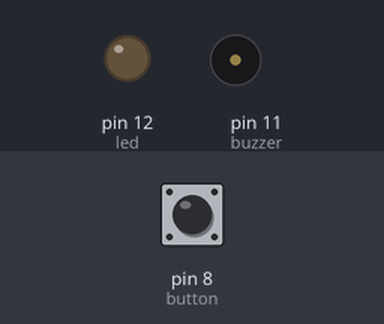
Simulated run of this sketch. Board: Arduino Uno, built with avr-gcc and run on an emulated ATmega328P. On the bench: output pins drawn as LEDs (lit = HIGH), buzzer (waves = sounding, pin HIGH). The inputs (shaded band) are chosen by the test bench; at power-on: pin 8 (button) LOW.

Above: at 1.2 s.
1.3 s: pin 8 (button) pulled HIGH for 1 s
At 2.6 s:
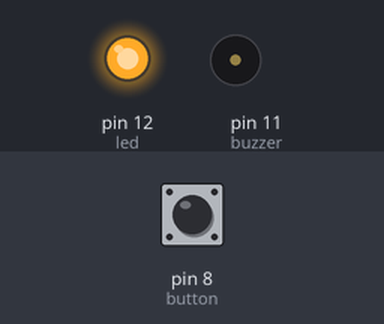
3.8 s: pin 8 (button) pulled HIGH for 0.15 s
At 5.0 s:
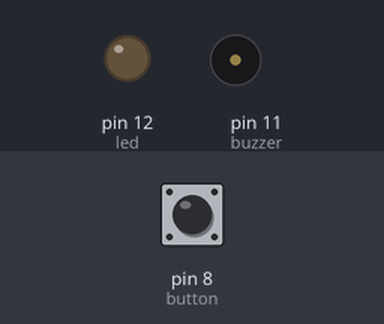
5.4 s: pin 8 (button) pulled HIGH for 3.2 s
At 9.0 s:
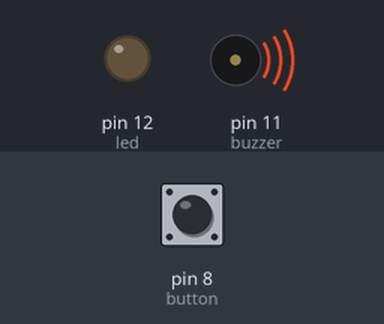
Timing chart, 0 to 10.5 s (numbered marks = the images above; inputs shaded):
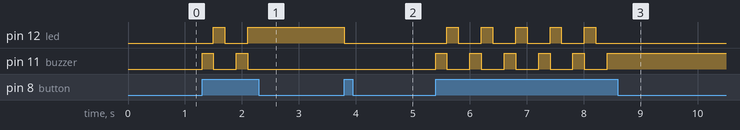

The sketch:

MultiStateAlarm.ino
```cpp
// Wiring code generated from an ArduinoML model
// Application name: MultiStateAlarm

void setup(){
  pinMode(8, INPUT);  // button [Sensor]
  pinMode(11, OUTPUT); // buzzer [Actuator]
  pinMode(12, OUTPUT); // led [Actuator]
}

long time = 0; long debounce = 200;

void state_buzzerOn() {
  digitalWrite(11,HIGH);
  boolean guard = millis() - time > debounce;
  if( digitalRead(8) == HIGH && guard ) {
    time = millis();
    state_ledOn();
  }
  else {
    state_buzzerOn();
  }
}

void state_ledOn() {
  digitalWrite(11,LOW);
  digitalWrite(12,HIGH);
  boolean guard = millis() - time > debounce;
  if( digitalRead(8) == HIGH && guard ) {
    time = millis();
    state_none();
  }
  else {
    state_ledOn();
  }
}

void state_none() {
  digitalWrite(11,LOW);
  digitalWrite(12,LOW);
  boolean guard = millis() - time > debounce;
  if( digitalRead(8) == HIGH && guard ) {
    time = millis();
    state_buzzerOn();
  }
  else {
    state_none();
  }
}

void loop() {
  state_none();
}
```

Measured:
- after the input at 1.3 s, pin 12 (led): LOW → HIGH after 0.20 s, → LOW 0.20 s later, → HIGH 0.40 s later; pin 11 (buzzer): alternates HIGH for 0.20 s and LOW for 0.40 s, 4 changes in all, then stays LOW, starting at once
- after the input at 3.8 s, pin 12 (led): HIGH → LOW at once
- after the input at 5.4 s, pin 12 (led): alternates HIGH for 0.20 s and LOW for 0.40 s, 10 changes in all, then stays LOW, starting after 0.20 s; pin 11 (buzzer): alternates HIGH for 0.20 s and LOW for 0.40 s, 11 changes in all, then stays HIGH, starting at once
